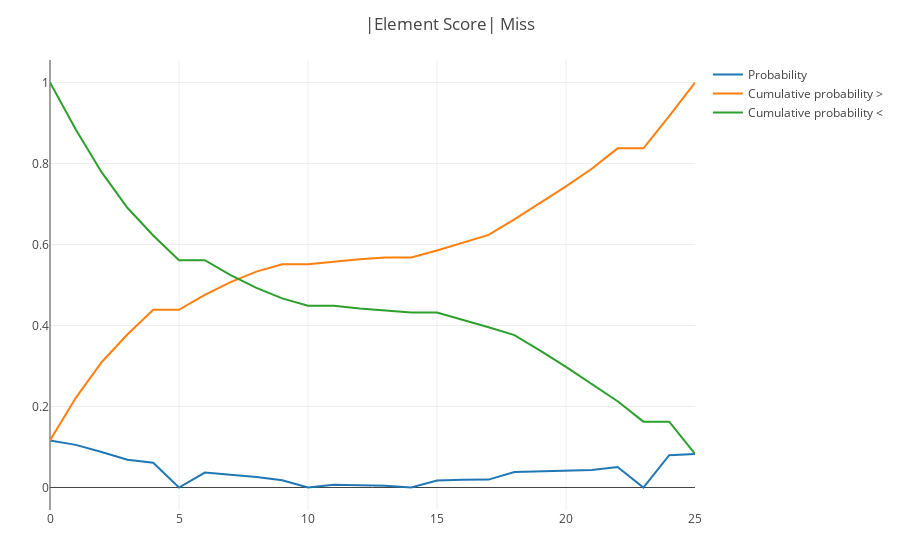

Notebook code for this chart:
### Code cell
m_a = m_1 .* a

m_a_p = m_a / sum(m_a)

m_a_p_rc = cumsum(m_a_p)

m_a_p_lc = cumsum_reverse(m_a_p)

plot(
    [
        scatter(name="Probability", y=m_a_p),
        scatter(name="Cumulative probability >", y=m_a_p_rc),
        scatter(name="Cumulative probability <", y=m_a_p_lc),
    ],
    Layout(title="|Element Score| Miss"),
)

### Figure 1 — Plotly figure (JSON) as saved in the notebook; plotly's stock layout.template omitted (floating-point values rounded to 4 significant figures)
{"data": [{"name": "Probability", "type": "scatter", "y": [0.1162, 0.1052, 0.08786, 0.06854, 0.06099, 0, 0.03689, 0.03142, 0.02598, 0.01793, 0, 0.006821, 0.005802, 0.004311, 3.07e-05, 0.01725, 0.01894, 0.01954, 0.03811, 0.04034, 0.04141, 0.04336, 0.05045, 0, 0.07972, 0.08291]}, {"name": "Cumulative probability >", "type": "scatter", "y": [0.1162, 0.2214, 0.3093, 0.3778, 0.4388, 0.4388, 0.4757, 0.5071, 0.5331, 0.551, 0.551, 0.5578, 0.5636, 0.5679, 0.568, 0.5852, 0.6042, 0.6237, 0.6618, 0.7022, 0.7436, 0.7869, 0.8374, 0.8374, 0.9171, 1.0]}, {"name": "Cumulative probability <", "type": "scatter", "y": [1.0, 0.8838, 0.7786, 0.6907, 0.6222, 0.5612, 0.5612, 0.5243, 0.4929, 0.4669, 0.449, 0.449, 0.4422, 0.4364, 0.4321, 0.432, 0.4148, 0.3958, 0.3763, 0.3382, 0.2978, 0.2564, 0.2131, 0.1626, 0.1626, 0.08291]}], "layout": {"autosize": true, "margin": {"b": 50, "l": 50, "r": 50, "t": 60}, "title": {"text": "|Element Score| Miss"}, "xaxis": {"autorange": true, "range": [0, 25]}, "yaxis": {"autorange": true, "range": [-0.05556, 1.056], "type": "linear"}}}
